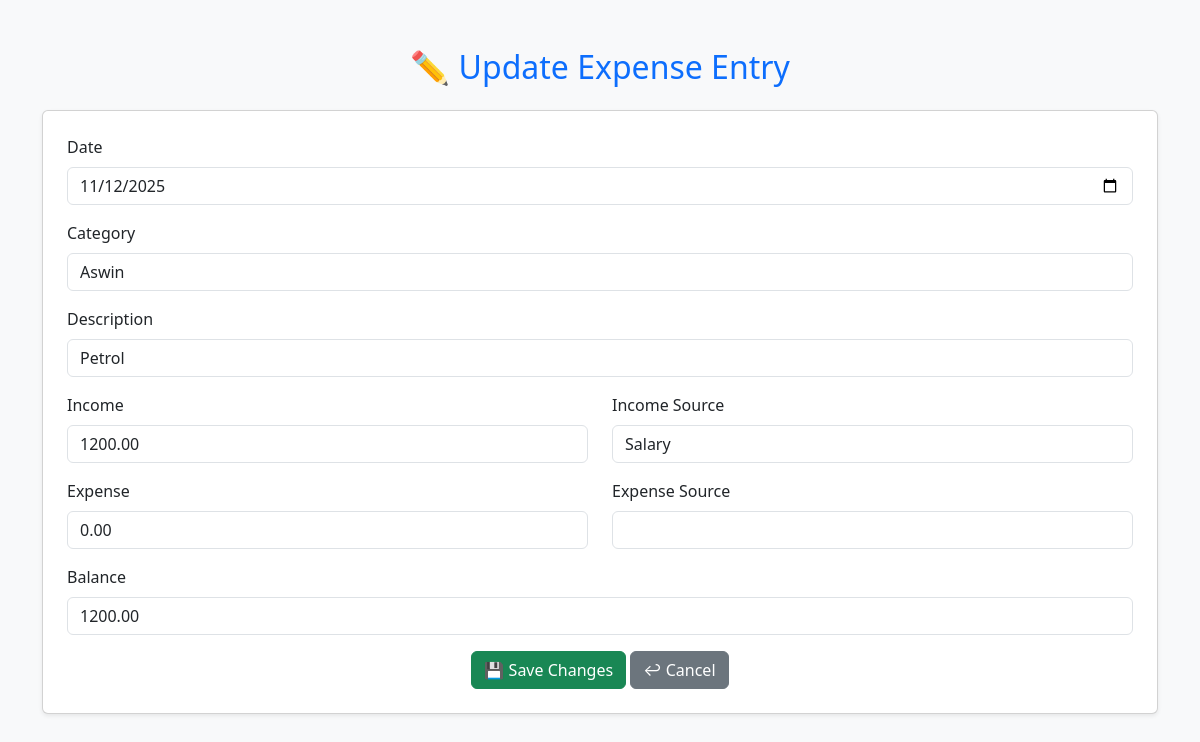
Before: /updateexpense/3 with the older database file.
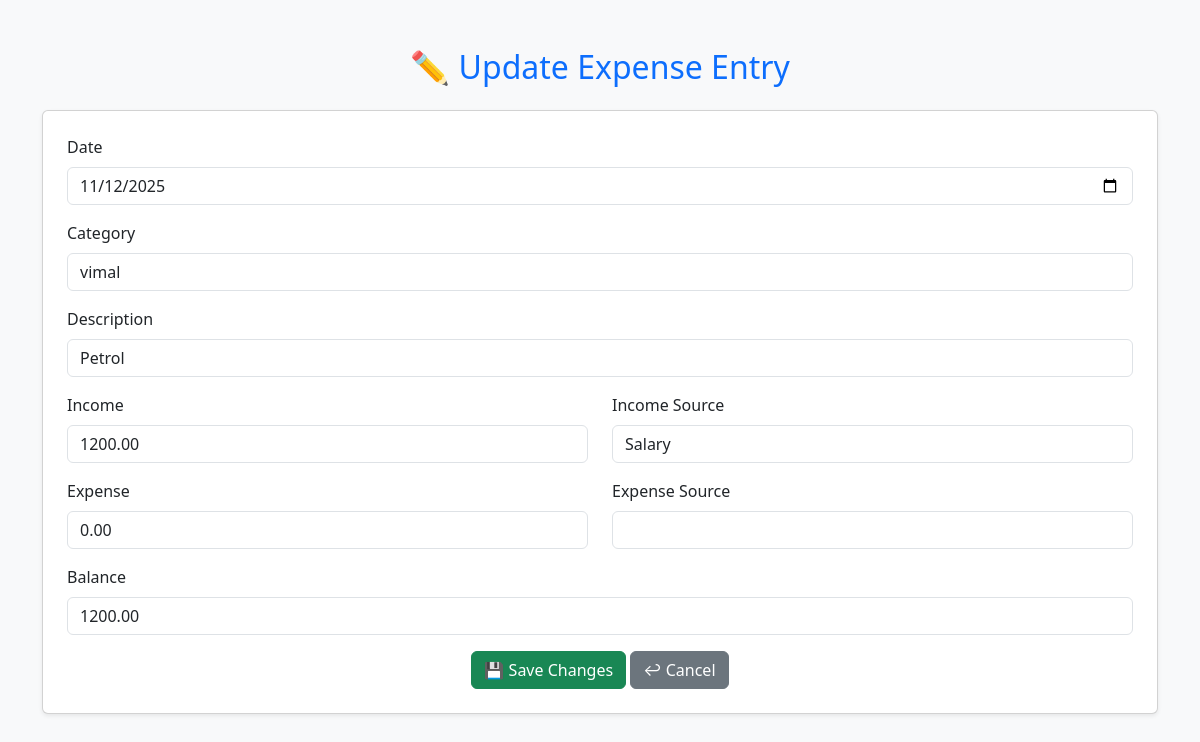
After: the same page with the newer database file.
### expensetrackerapp/models.py (models this page shows, shortened)
class ExpenseEntry(models.Model):
    date = models.DateField()
    category = models.CharField(max_length=100)
    description = models.TextField(blank=True)
    income = models.DecimalField(max_digits=10, decimal_places=2, default=0)
    expense = models.DecimalField(max_digits=10, decimal_places=2, default=0)
    income_source = models.CharField(max_length=100, blank=True, null=True)
    expense_source = models.CharField(max_length=100, blank=True, null=True)
    balance = models.DecimalField(max_digits=10, decimal_places=2, default=0)
    bill_pdf = models.FileField(upload_to='bills/', blank=True, null=True)

### expensetrackerapp/views.py (the view, shortened to what this page needs)
# urls.py: path('updateexpense/<int:id>',views.update_expense,name='updateexpense'),
def update_expense(request, id):
    entry = get_object_or_404(ExpenseEntry, id=id)
    return render(request, 'update.html', {'entry': entry})

### templates/update.html (shortened to what this page needs)
<!DOCTYPE html>
<html lang="en">
<head>
    <link href="https://cdn.jsdelivr.net/npm/bootstrap@5.3.8/dist/css/bootstrap.min.css" rel="stylesheet">
</head>
<body class="bg-light">
<div class="container mt-5">
    <h2 class="text-center mb-4 text-primary">✏️ Update Expense Entry</h2>
    <form method="post" class="card p-4 shadow-sm">
        <div class="mb-3">
            <label class="form-label">Date</label>
            <input type="date" name="Date" class="form-control" value="{{ entry.date|date:'Y-m-d' }}" required>
        </div>
        <div class="mb-3">
            <label class="form-label">Category</label>
            <input type="text" name="Category" class="form-control" value="{{ entry.category }}" required>
        </div>
        <div class="mb-3">
            <label class="form-label">Description</label>
            <input type="text" name="Description" class="form-control" value="{{ entry.description }}">
        </div>
        <div class="row">
            <div class="col-md-6 mb-3">
                <label class="form-label">Income</label>
                <input type="number" step="0.01" name="income" class="form-control" value="{{ entry.income }}">
            </div>
            <div class="col-md-6 mb-3">
                <label class="form-label">Income Source</label>
                <input type="text" name="income_source" class="form-control" value="{{ entry.income_source }}">
            </div>
        </div>
        <div class="row">
            <div class="col-md-6 mb-3">
                <label class="form-label">Expense</label>
                <input type="number" step="0.01" name="Expense" class="form-control" value="{{ entry.expense }}">
            </div>
            <div class="col-md-6 mb-3">
                <label class="form-label">Expense Source</label>
                <input type="text" name="expense_source" class="form-control" value="{{ entry.expense_source }}">
            </div>
        </div>
        <div class="mb-3">
            <label class="form-label">Balance</label>
            <input type="number" step="0.01" name="Balance" class="form-control" value="{{ entry.balance }}">
        </div>
        <div class="text-center">
            <button type="submit" class="btn btn-success">💾 Save Changes</button>
            <a href="{% url 'homepage2' %}" class="btn btn-secondary">↩ Cancel</a>
        </div>
    </form>
</div>
</body>
</html>

Changed rows visible on the page:
changed ExpenseEntry "Petrol": Category "Aswin" → "vimal"
